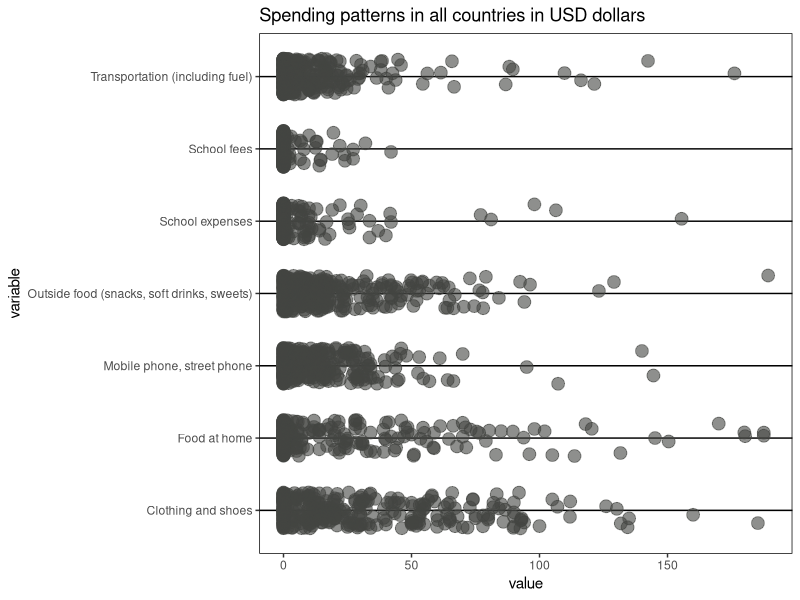
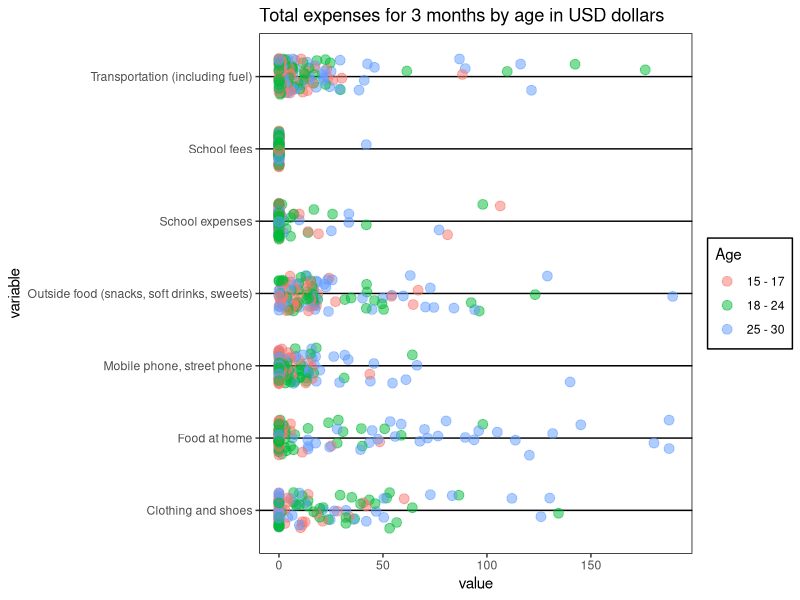

Recreate these plots in R, in order.
## ---- chunk 1
knitr::opts_chunk$set(echo = TRUE)
## ---- chunk 2
library(tidyverse)
library(readxl)
df <- read_excel("YAR_boxplots_Expenditures_Final_version.xlsx")
unique(df$variable)
remove <- c("-\tOther significant expenses (>10% of monthly income)","House/rent","cigarettes","Water charges","Electricity charges/charging phones/kerosene/energy/firewood","Toiletries","Alcoholic beverages")

df <- df %>% filter(!variable %in% remove)
## ---- chunk 3
library(ggthemes)
df %>% head()
df %>% ggplot(aes(x = variable,y = value))+geom_jitter(size =4,color = "#444541",width=0.25,alpha=0.6)+coord_flip()+
  labs(title = "Spending patterns in all countries in USD dollars")+theme_excel()+ theme(panel.background = element_blank())
## ---- chunk 4
colors = c("#f5ef42","#428df5","#42e3f5","#4b4f4f","#c7c9c9","#cbe39d")
df %>%filter(Country== "Nigeria",
             Age != "NA") %>%drop_na() %>%  
  ggplot(aes(x = variable,y = value))+geom_jitter(width=0.25,size = 3,alpha = 0.5,aes(color = Age))+coord_flip()+
  labs(title = "Total expenses for 3 months by age in USD dollars")+theme_excel()+ 
  theme(panel.background = element_blank())
  scale_fill_manual(values = colors)
